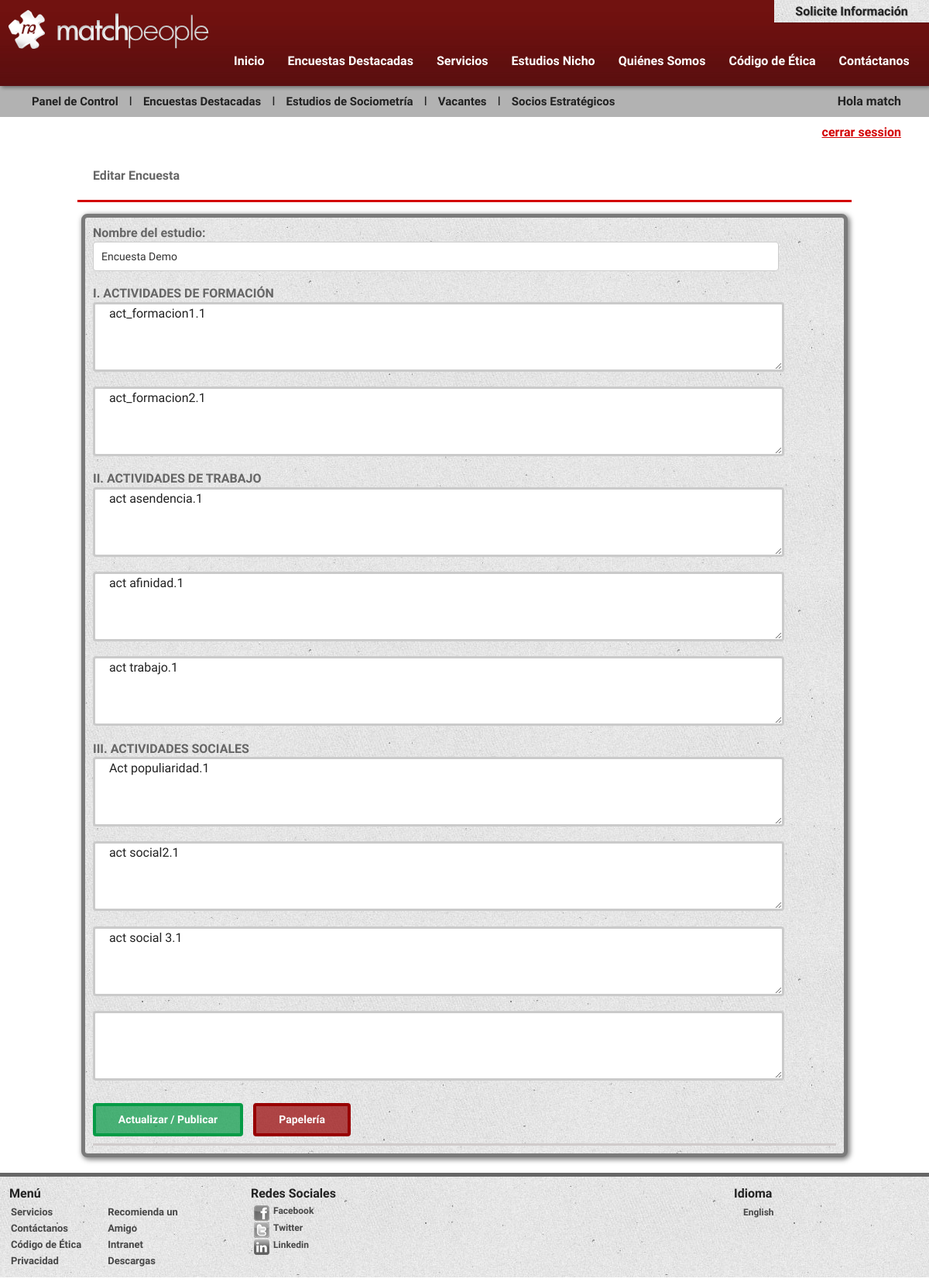
Page /matchpeople/editar_sociometria.php?id=2 (signed in) on the committed database.
### tables this page shows
CREATE TABLE `encuesta_sociometria` (
  `IdEncuesta` int(100) NOT NULL,
  `IdEmpresa` int(100) NOT NULL,
  `Titulo` varchar(300) NOT NULL,
  `Fecha` date NOT NULL,
  `act_formacion1` mediumtext NOT NULL,
  `act_formacion2` mediumtext NOT NULL,
  `Act_Ascendencia` mediumtext NOT NULL,
  `Act_Afinidad` mediumtext NOT NULL,
  `Act_Trabajo3` mediumtext NOT NULL,
  `Act_Popularidad` mediumtext NOT NULL,
  `Act_sociales2` mediumtext NOT NULL,
  `Act_sociales3` mediumtext NOT NULL,
  `Act_sociales4` mediumtext NOT NULL,
  `porcentaje` int(11) NOT NULL,
  `estatusId` int(11) NOT NULL,
  `papeleria` int(11) NOT NULL
);

### matchpeople/editar_sociometria.php (the view, shortened to what this page needs)
<?php
	include("clavesbd.php");
	$con = mysqli_connect($servername, $username, $password, $dbname);
	mysqli_set_charset($con,"utf8");
	$ide = $_GET['id'];
	$accion = $_POST["btn_submit"];
	if ($accion == "Papelería"){
		$uno = 1;
		$sqlD = "UPDATE encuesta_sociometria SET papeleria = '$uno' WHERE IdEncuesta  = $ide";
		if(!mysqli_query($con, $sqlD)){ die("Error: " . mysqli_error($con));}
		else{ $msg = "El estudio esta en papelería ";}
		?>
		<meta charset='utf-8'>
			<script type='text/javascript'>
				alert("<?php echo $msg; ?>");
				window.location.href = 'admin_sociometria.php';
			</script>
	<?php }
	else{
	$consulta = "SELECT * FROM encuesta_sociometria where IdEncuesta  = $ide;";
			 $resultV = mysqli_query($con, $consulta);
			 if (mysqli_num_rows($resultV) > 0) {
				 while($rowV = mysqli_fetch_assoc($resultV)) {
					 $Titulo =  $rowV['Titulo'];
					 $act_formacion1 =  $rowV['act_formacion1'];
					 $act_formacion2 =  $rowV['act_formacion2'];
					 $Act_Ascendencia =  $rowV['Act_Ascendencia'];
					 $Act_Afinidad =  $rowV['Act_Afinidad'];
					 $Act_Trabajo3 =  $rowV['Act_Trabajo3'];
					 $Act_Popularidad =  $rowV['Act_Popularidad'];
					 $Act_sociales2 =  $rowV['Act_sociales2'];
					 $Act_sociales3 =  $rowV['Act_sociales3'];
					 $Act_sociales4 =  $rowV['Act_sociales4'];
?>
<!doctype html>
<html>
<head>
<?php include("header.php");?>
<div id="contenido">
	<?php include("menus/menu_vacantes.php");?>
	<div class="titulosec">Editar Encuesta</div>
		<div class="box" >
			<form <?php echo "action='Admin_vacantes/updateSociometria.php?id=".$rowV['IdEncuesta']."'";?> enctype="multipart/form-data" method="post" onSubmit="return validacion();" class="border-bottom">
				<div class="gap3 cien">
					<span class='bold'>Nombre del estudio: </span>
					<input type="text" name="Titulo" value="<?php echo"$Titulo";?>">
				</div>
				<div style="display: inline-block;  width: 100%;">
				  <div class="gap3 cien">
				  	<span class='bold'>I. ACTIVIDADES DE FORMACIÓN</span><br>
				  	<textarea name="act_formacion1" id="act_formacion1" required maxlength="400" > <?php echo"$act_formacion1"; ?></textarea>
				  </div>
					<div class="gap3 cien">
				  	<textarea name="act_formacion2" id="act_formacion2" required maxlength="400" > <?php echo"$act_formacion2"; ?></textarea>
				  </div>
				</div>
				<div style="display: inline-block;  width: 100%;">
				  <div class="gap3 cien">
				  	<span class='bold'>II. ACTIVIDADES DE TRABAJO</span><br>
				  	<textarea name="Act_Ascendencia" id="Act_Ascendencia" required maxlength="400" > <?php echo"$Act_Ascendencia"; ?></textarea>
				  </div>
					<div class="gap3 cien">
				  	<textarea name="Act_Afinidad" id="Act_Afinidad" required maxlength="400" > <?php echo"$Act_Afinidad"; ?></textarea>
				  </div>
					<div class="gap3 cien">
				  	<textarea name="Act_Trabajo3" id="Act_Trabajo3" required maxlength="400" > <?php echo"$Act_Trabajo3"; ?></textarea>
				  </div>
				</div>
				<div style="display: inline-block;  width: 100%;">
				  <div class="gap3 cien">
				  	<span class='bold'>III. ACTIVIDADES SOCIALES</span><br>
				  	<textarea name="Act_Popularidad" id="Act_Popularidad" required maxlength="400" > <?php echo"$Act_Popularidad"; ?></textarea>
				  </div>
					<div class="gap3 cien">
				  	<textarea name="Act_sociales2" id="Act_sociales2" required maxlength="400" > <?php echo"$Act_sociales2"; ?></textarea>
				  </div>
					<div class="gap3 cien">
				  	<textarea name="Act_sociales3" id="Act_sociales3" required maxlength="400" > <?php echo"$Act_sociales3"; ?></textarea>
				  </div>
					<div class="gap3 cien">
				  	<textarea name="Act_sociales4" id="Act_sociales4" required maxlength="400" > <?php echo"$Act_sociales4"; ?></textarea>
				  </div>
				</div>
				<div style="display: inline-block;  width: 100%;">
			  	<input type="submit" class="btn_Enviar btn-default" name='btn_submit' value="Actualizar / Publicar">
					<input type='submit' class='btn_Eliminar btn-default' name='btn_submit' value='Papelería'>
				</div>
			</form>
		</div>
</div>
<?php
}	} else { echo "<h3>No Hay Resultados</h3>"; } mysqli_close($con);
include ("footer.php");}
?>

### matchpeople/header.php (shortened to what this page needs)
<link href="css/boilerplate.css" rel="stylesheet" type="text/css">
<link href="css/main.css" rel="stylesheet" type="text/css">
<link href="css/espacios.css" rel="stylesheet" type="text/css">
<link href="css/texto.css" rel="stylesheet" type="text/css">
<link href="css/iconos.css" rel="stylesheet" type="text/css">
<link href="css/menuPrincipal.css" rel="stylesheet" type="text/css">
<link href="css/carrusel.css" rel="stylesheet" type="text/css">
<link href="css/aaestudios.css" rel="stylesheet" type="text/css" />
<link href="css/jquery.jscrollpane.css" rel="stylesheet" type="text/css" media="all" />
<link href="css/vacante.css" rel="stylesheet" type="text/css" >
<link href="css/botones.css" rel="stylesheet" type="text/css" >
<link href="css/carruselClientes.css" rel="stylesheet" type="text/css" >
<link href="css/easy-responsive-tabs.css" type="text/css" rel="stylesheet"  />
<link href="css/forms.css" rel="stylesheet" type="text/css" >
<link href="css/footer.css" rel="stylesheet" type="text/css">
<link href="css/background.css" rel="stylesheet" type="text/css">
<link href="css/validador.css" rel="stylesheet" type="text/css">
<link href="css/CustomScrollbar.css" rel="stylesheet" >
</head>
<body>
  <header id="cabezera">
    <div class="Btn_contacto">
      <button id="btn4">Solicite Información</button>
    </div>
    <div id="logo">
      <ul>
        <li>
          <div id="icono"><a href="inicio.php" hreflang="es-mx" target="_self"><img src="img/icono.png" alt="mp"></a></div>
        </li>
        <li>
          <div id="logomatch"><a href="inicio.php" hreflang="es-mx" target="_self"><img src="img/logoMatchpeople.png" alt="logo matchpeople consultoria"></a></div>
        </li>
      </ul>
    </div>
    <nav id="nav" class="nav">
      <ul class="nav-list">
        <li class="nav-item"><a href="inicio.php" hreflang="es-mx">Inicio</a></li>
        <li class="nav-item"><a href="encuestas_destacadas.php" hreflang="es-mx">Encuestas Destacadas</a></li>
        <li class="nav-item"><a href="servicios.php" hreflang="es-mx">Servicios</a>
        </li>
        <li  class="nav-item"><a href="estudios_nicho.php" hreflang="es-mx">Estudios Nicho</a>
        </li>
        <li class="nav-item"><a href="quienessomos.php" hreflang="es-mx">Quiénes Somos</a>
        </li>
        <li  class="nav-item"><a href="codigo.php" hreflang="es-mx">Código de Ética</a>
        </li>
        <li  class="nav-item"><a href="contactanos.php" hreflang="es-mx">Contáctanos</a></li>
      </ul>
    </nav>
  </header>

### matchpeople/menus/menu_vacantes.php
<?php
$autor = $_SESSION["user"];
?>
<div id="menu_vinculacion">
<div style="position: absolute; right: 3%;"><strong> Hola <?php echo "$autor";?> </strong></div>
<ul>
<li><a href="paneldecontrol.php" rel="nofollow" hreflang="es-mx">Panel de Control</a></li>
<li>I</li>
<li><a href="admin_encuestas.php" rel="nofollow" hreflang="es-mx">Encuestas Destacadas</a></li>
<li>I</li>
<li><a href="admin_sociometria.php" rel="nofollow" hreflang="es-mx">Estudios de Sociometría</a></li>
<li>I</li>
<li><a href="admin_vacantes.php" rel="nofollow" hreflang="es-mx">Vacantes</a></li>
<li>I</li>
<li><a href="sociosEstrategicos.php" rel="nofollow" hreflang="es-mx">Socios Estratégicos</a></li>
</ul>
</div>
<div class="gap3" style=" text-align:right; margin:10px 3% 10px 0px;">
  <a href="sessiondestroy.php" rel="nofollow" hreflang="es-mx" style="color:rgba(211,0,3,1.00);"><strong>cerrar session</strong></a>
</div>

### matchpeople/css/boilerplate.css (style rules this page uses)
article, aside, details, figcaption, figure, footer, header, hgroup, nav, section { display: block; }
html { font-size: 100%; -webkit-text-size-adjust: 100%; -ms-text-size-adjust: 100%; }
html, button, input, select, textarea { font-family: 'Open Sans Condensed', 'Arial Narrow', serif; color: #222; }
body { margin: 0; font-size: 1em; line-height: 1.3; font-family: 'Open Sans Condensed', 'Arial Narrow', serif; -webkit-font-smoothing: antialiased; -moz-font-smoothing: antialiased; font-smoothing: antialiased; }
a { color: #00e; }
b, strong { font-weight: bold; }
ul, ol { margin: 1em 0; padding: 0 0 0 40px; }
nav ul, nav ol { list-style: none; list-style-image: none; margin: 0; padding: 0; }
img { border: 0; -ms-interpolation-mode: bicubic; vertical-align: middle; }
form { margin: 0; }
button, input, select, textarea { font-size: 100%; margin: 0; vertical-align: baseline; *vertical-align: middle; }
button, input { line-height: normal; }
button, input[type="button"], input[type="reset"], input[type="submit"] { cursor: pointer; -webkit-appearance: button; *overflow: visible; }
textarea { overflow: auto; vertical-align: top; resize: vertical; }

### matchpeople/css/main.css (style rules this page uses)
img, object, embed, video { max-width: 100%; }
#cabezera { width: 100%; background: url(../img/bgheader.jpg) repeat-x bottom; box-shadow: 2px 2px 5px #999; -webkit-box-shadow: 2px 2px 5px #999; -moz-box-shadow: 2px 2px 5px #999; display: inline-block; background-color: #711210; }
#contenido { display: inline-block; width: 100%; margin-top: 0px; }
.border-bottom { border-bottom:rgba(208,203,203,1.00) solid medium; }
@media only screen and (min-width: 482px) { #cabezera { padding-bottom: 0; margin-bottom: 0; } }
@media only screen and (min-width: 482px) { #contenido { display: inline-block; width: 100%; margin-top: 0px; } }
@media only screen and (min-width: 769px) { #contenido { display: inline-block; width: 100%; margin-top: 0px; } }

### matchpeople/css/espacios.css (style rules this page uses)
body { margin: 0px; padding: 0px; }
img { border: 0px; margin: 0px; padding: 0px; }
.gap3 { margin-bottom: 2% }
.cien { width: 100% !important; }

### matchpeople/css/texto.css (style rules this page uses)
ul { list-style: none; }

### matchpeople/css/menuPrincipal.css (style rules this page uses)
#logo { width: 277px; float: left; padding: 0px; margin: 10px 0px 0px 10px; }
#logo ul { margin: 0px; padding: 0px; }
#logo ul li { float: left; margin: 0px; padding: 0px; alignment-baseline: central }
#icono a { border: 0; }
#logomatch { padding-left: 10px; padding-top: 6px }
.nav { position: relative; display: inline-block; font-size: 16px; font-weight: 900; z-index: 100; padding-top: 25px; }
.nav-list { text-align: left; }
.nav-item { float: left; *display:inline; zoom: 1; position: relative; }
.nav-item a { display: block; color: #FFF; padding: 15px 15px; text-decoration: none; font-weight: 800; }

### matchpeople/css/vacante.css (style rules this page uses)
#menu_vinculacion { background-color: rgba(0,0,0,0.3); display: inline-block; width: 100%; padding: 10px 0px; color: #222; }
#menu_vinculacion li { list-style: none; display: inline; margin: 5px; }
#menu_vinculacion ul { margin: 0px; padding: 0; margin-left: 3%; }
#menu_vinculacion a { color: #222; font-size: 15px; font-weight: 900; text-decoration: none }
.box input { padding: 10px; border-radius: 4px; width: 90%; display: inline-table !important; }
.box textarea { width: 92%; height: 80px; border-radius: 4px; border: rgba(122,122,122,0.40) solid 3px; }
.box, .contenedor { background: #E8E8E8 url(../img/bg.jpg) repeat top left; border-radius: 8px; border: rgba(122,122,122,1.00) solid; border-width: 5px; padding: 10px; margin: 10px auto; display:table; width: 80%; -webkit-box-shadow: 2px 2px 6px 1px rgba(0,0,0,0.50); -moz-box-shadow: 2px 2px 6px 1pxx rgba(0,0,0,0.50); box-shadow: 2px 2px 6px 1px rgba(0,0,0,0.50); }
.titulosec { border-bottom-width: 8px; border-bottom: rgba(211,0,3,1.00) solid; color: rgba(102,102,102,1.00); width: 80%; padding: 20px; margin: 15px auto; font-weight: 900; }
.bold { font-weight: 600; display: inline-block; font-size: medium; color: #666; text-align: left }

### matchpeople/css/forms.css (style rules this page uses)
input { color: #333; padding: 5px; font-size: 14px; }

### matchpeople/css/background.css (style rules this page uses)
html, body { height:100%; }

### matchpeople/css/validador.css (style rules this page uses)
input[type=password], input[type=text], input[type=email], input[type=number], textarea, select { border: 1px solid #ccc; border-radius: 4px; display: block; outline: none; transition: all 0.15s ease-in-out; }
input[type=submit] { border-radius: 4px; }

### rows in the picture
encuesta_sociometria: Titulo "Encuesta Demo", act_formacion1 "act_formacion1.1", act_formacion2 "act_formacion2.1", Act_Ascendencia "act asendencia.1", Act_Afinidad "act afinidad.1", Act_Trabajo3 "act trabajo.1", Act_Popularidad "Act populiaridad.1", Act_sociales2 "act social2.1", Act_sociales3 "act social 3.1"
